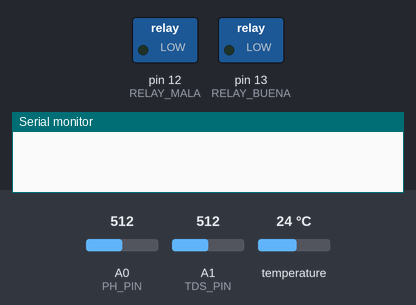
The sketch below on a simulated Arduino Uno, built with avr-gcc and run on an emulated ATmega328P. On the bench: switched loads named in the sketch (green lamp = pin HIGH), the last lines printed to the serial monitor. The test bench sets the inputs (shaded band); at power-on: A0 (PH_PIN) = 512, A1 (TDS_PIN) = 512, temperature 24 °C.

Above: at 0.3 s.
At 5.9 s:
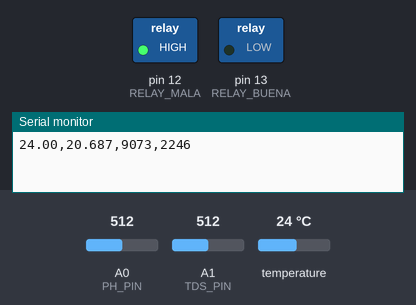
Timing chart, 0 to 14.5 s (numbered marks = the images above):
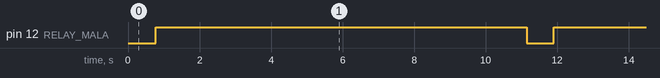

Measured:
- by itself, pin 12 (RELAY_MALA): alternates HIGH for 10.4 s and LOW for 0.77 s

The sketch:

HidriraCoreV1.ino
```cpp
#include <OneWire.h>
#include <DallasTemperature.h>

// --- Pines ---
#define PH_PIN A0
#define TDS_PIN A1
#define ORP_PIN A2
#define TEMP_PIN 2

#define RELAY_BUENA 13
#define RELAY_MALA 12

OneWire oneWire(TEMP_PIN);
DallasTemperature sensors(&oneWire);

// --- Variables globales ---
float temperaturaC;
float voltajePH, voltajeTDS, voltajeORP;
float pH_raw, pH_corr;
float K, CE_corr, TDS_corr, ORP;

const float tempCoef = 0.02;
const float pH_cal = 6.92;

// --- Control de litros ---
unsigned long tiempoInicio = 0;
unsigned long tiempoBombeo = 10000; // 10 segundos = 5 litros
bool bombeando = false;
bool bombaBuenaActiva = false;
bool bombaMalaActiva = false;

void setup() {
  Serial.begin(9600);
  sensors.begin();

  pinMode(RELAY_BUENA, OUTPUT);
  pinMode(RELAY_MALA, OUTPUT);

  // Apagar al inicio
  digitalWrite(RELAY_BUENA, LOW);
  digitalWrite(RELAY_MALA, LOW);

}

void loop() {

  // Lectura temperatura
  sensors.requestTemperatures();
  temperaturaC = sensors.getTempCByIndex(0);

  // Sensores
  voltajePH = analogRead(PH_PIN)*(-0.0341)+38.1;
  voltajeTDS = analogRead(TDS_PIN)*(4.8711)-248.25;

  pH_raw = voltajePH;
  pH_corr = pH_cal - (298.15 / (temperaturaC + 273.15)) * (pH_cal - pH_raw);

  K = (voltajeTDS)*(-0.0005)+1.3704;
  CE_corr = (voltajeTDS / K);
  TDS_corr = voltajeTDS;


  ORP = voltajeORP;

  // --- Impresión por Serial (una línea por parámetro, con '=') ---

  /*
  Serial.print("Temperatura="); Serial.println(temperaturaC);
  Serial.print("pH_sin_correccion="); Serial.println(pH_raw, 3);
  Serial.print("pH_corregido="); Serial.println(pH_corr, 3);
  Serial.print("Constante_K="); Serial.println(K, 0);

  Serial.print("CE_ajustado="); Serial.println(CE_corr, 0);
  Serial.print("TDS_ppm="); Serial.println(TDS_corr, 0);
  */


  Serial.print(temperaturaC); Serial.print(",");
  Serial.print(pH_corr, 3); Serial.print(",");
  Serial.print(CE_corr, 0); Serial.print(",");
  Serial.println(TDS_corr, 0);

  bool agua_en_rango = (pH_corr >= 6.5 && pH_corr <= 8.5) && (TDS_corr < 1000);
  bool agua_fuera_rango = !agua_en_rango;

  // ----------------------
  //   SISTEMA DE 5 LITROS
  // ----------------------

  // Si se está bombeando, revisa si ya pasaron los 10 segundos
  if (bombeando) {
    if (millis() - tiempoInicio >= tiempoBombeo) {
      digitalWrite(RELAY_BUENA, LOW);
      digitalWrite(RELAY_MALA, LOW);
      bombeando = false;
      bombaBuenaActiva = false;
      bombaMalaActiva = false;
    }
    return; // No volver a activar bombas
  }

  // ----------------------
  //   LÓGICA DE ACTIVACIÓN
  // ----------------------

  if (agua_en_rango) {

    digitalWrite(RELAY_MALA, LOW);
    digitalWrite(RELAY_BUENA, HIGH);

    tiempoInicio = millis();
    bombeando = true;
    bombaBuenaActiva = true;
  }
  else if (agua_fuera_rango) {

    digitalWrite(RELAY_BUENA, LOW);
    digitalWrite(RELAY_MALA, HIGH);

    tiempoInicio = millis();
    bombeando = true;
    bombaMalaActiva = true;
  }

  delay(5000);
}
```
